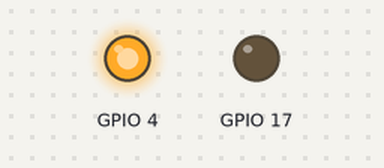
Recording of a program running on a simulated Raspberry Pi (BCM pin numbers). Shown: output pins drawn as LEDs (lit = HIGH). At 15.0 s the program stops and its outputs stay as they are.

Above: at 0.1 s.
At 7.1 s:
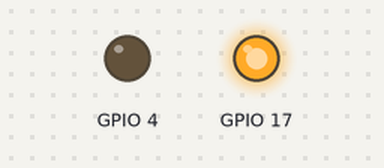
At 15.1 s:
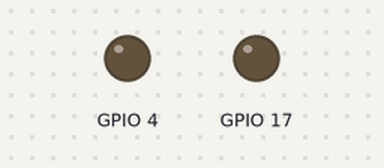
Timing chart, 0 to 16.5 s (numbered marks = the images above):
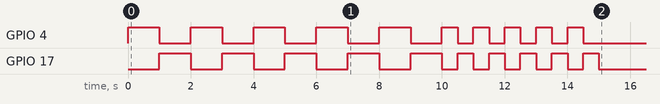

Measured:
- by itself, GPIO 4: goes 5 × (HIGH 1.0 s, LOW 1.0 s), 4 × (HIGH 0.50 s, LOW 0.50 s), HIGH 0.50 s, then LOW
- by itself, GPIO 17: goes 4 × (HIGH 1.0 s, LOW 1.0 s), HIGH 1.0 s, 5 × (LOW 0.50 s, HIGH 0.50 s), then LOW

The program:

two_relais_3.py
```python
# working

import RPi.GPIO as GPIO
import time


GPIO.setmode(GPIO.BCM) # GPIO Nummern statt Board Nummern

#If true it will give out warning
GPIO.setwarnings(False)

def relais_runner(x, t):
    RELAIS_1_GPIO = x
    GPIO.setup(RELAIS_1_GPIO, GPIO.OUT) # GPIO Modus zuweisen
    GPIO.output(RELAIS_1_GPIO, GPIO.LOW) # aus
    GPIO.output(RELAIS_1_GPIO, GPIO.HIGH) # an

    time.sleep(t)

    GPIO.output(RELAIS_1_GPIO, GPIO.LOW) # aus

#relais_runner(4,2)
#relais_runner(17,2)

def relais_looper(relais_list, time, number):
        for i in range(number):
            for i in relais_list:
	        relais_runner(i,time)


relais_looper([4,17],1,5)

relais_looper([4,17],0.5,5)

#relais_looper([4,17],0.1,5)

#relais_looper([4,17],0.05,5)

#relais_looper([4,17],0.01,5)
```
